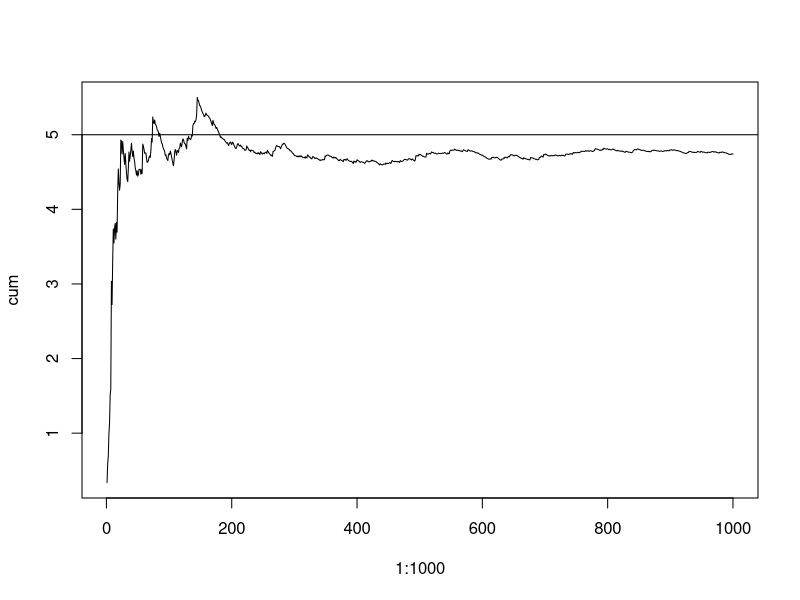
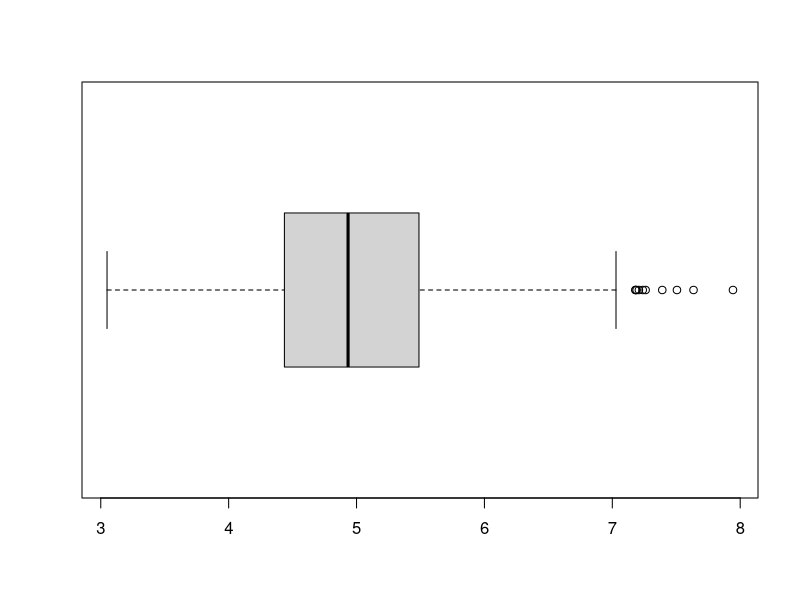

Reproduce these figures in R, in order. (Note: this script raises an error after producing the figures.)
set.seed(200)
exp <- rexp(40000, .2)
cum <- cumsum(exp)[1:1000]/1:1000
plot(1:1000, cum, type = "l")
abline(h=5)
expmat <- matrix(exp, 1000, 40)

means <- apply(expmat, 1, mean)
boxplot(means,horizontal = T)
qplot("Averages",means, geom = "boxplot",horizontal = T)


hist(means)
mean(means)
vars <- apply(expmat, 1, var)
varmeans <- var(means)
sdmeans <- sd(means)
mean(vars)
hist(means)

x <- seq(2, 8, length=100)
hx <- dnorm(x, mean = 5) * 250/.4
lines(x,hx, type = "l", col = "blue", lwd = 2)

hist(rexp(1000, .2))
hist(means)

round(c(quantile(means,.25),quantile(means,.75)), digits = 2)
round(quantile(means)[2:3], digits = 2)
abline(h = 4.436666)
